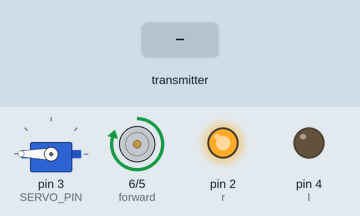
A sketch run on a simulated Arduino Uno, built with avr-gcc and run on an emulated ATmega328P. On the bench: servo, motor-driver pin pairs drawn as motors (green arrow = first pin HIGH = forward, orange = second pin HIGH = backward, longer = more drive), output pins drawn as LEDs (lit = HIGH). The inputs (shaded band) are chosen by the test bench. No radio packets arrive unless stated; what the sketch prints to the serial monitor is not drawn.

Above: at 1.2 s.
1.3 s: the transmitter starts sending comb = 256
At 2.7 s:
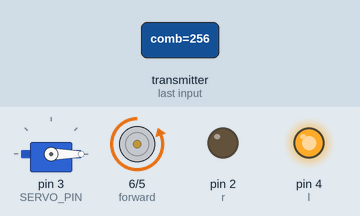
4.3 s: the transmitter starts sending comb = 0
At 5.0 s:
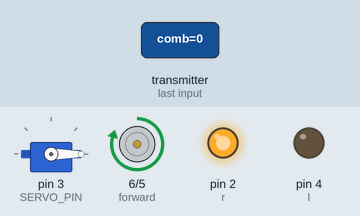
7.3 s: the transmitter starts sending comb = 512
At 8.8 s:
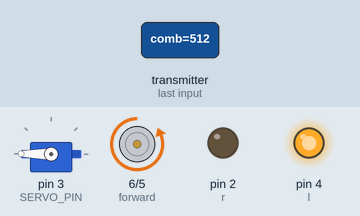
Timing chart, 0 to 16.3 s (numbered marks = the images above; inputs shaded):
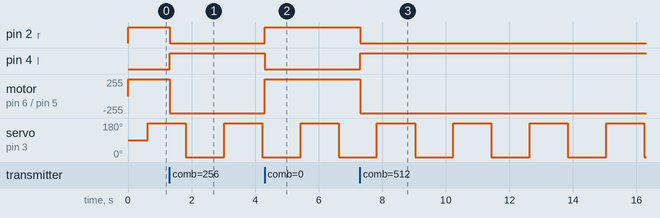

Measured:
- after the input at 1.3 s, pin 2 (r): HIGH → LOW at once; pin 4 (l): LOW → HIGH at once; motor on pin 6 (forward) / pin 5 (backward): forward 250/255 → backward 255/255 at once
- after the input at 4.3 s, pin 2 (r): LOW → HIGH at once; pin 4 (l): HIGH → LOW at once; motor on pin 6 (forward) / pin 5 (backward): backward 255/255 → forward 250/255 at once
- after the input at 7.3 s, pin 2 (r): HIGH → LOW at once; pin 4 (l): LOW → HIGH at once; motor on pin 6 (forward) / pin 5 (backward): forward 250/255 → backward 255/255 at once
- by itself, servo on pin 3 (SERVO_PIN): alternates 180° for 1.2 s and 0° for 1.2 s

The sketch:

Car_end_MK2.ino
```cpp
#include <SPI.h>
#include <nRF24L01.h>
#include <RF24.h>
#include <Servo.h>

#define SERVO_PIN 3
#define forward 6
#define backward 5
#define r 2
#define l 4

Servo Servo1; //create a servo object
RF24 radio(9, 10); // CE, CSN

const byte address[6] = "00001";
boolean button_state = 0;
int xaxis = 0;
int yaxis = 0;
int up = 0;
int down = 0;
int left = 0;
int right = 0;
int comb = 0;
int num_times = 0;
int x;
int y;
int servoAngle = 0;
int count = 0;
long reset_time = 0;

void setup() {
  pinMode(6, OUTPUT);

  Serial.begin(9600);

  radio.begin();
  radio.openReadingPipe(0, address);   //Setting the address at which we will receive the data
  radio.setPALevel(RF24_PA_MIN);       //You can set this as minimum or maximum depending on the distance between the transmitter and receiver.
  radio.startListening();              //This sets the module as receiver

  //control pins
  pinMode(forward, OUTPUT);
  pinMode(backward, OUTPUT);
  pinMode(l, OUTPUT);
  pinMode(r, OUTPUT);

  Servo1.attach(SERVO_PIN);  //attach the pin to the object so that we can send the signal to it
}

void loop() {
  if (millis() - reset_time > 800*3){
    reset_time = millis();
  }
  else if (millis() - reset_time > 905*2){
    Servo1.write(0);
    Serial.println(millis());
  }
  else if (millis() - reset_time > 615){
    Servo1.write(250);
    Serial.println(millis());
  }


  //check if available
  if (radio.available()) {
    //read data
    radio.read(&comb, sizeof(comb));
  }

  //seeperate data
  x = comb / 10;
  y = comb % 10;

  //interpret x
  if (x < 5){
    up = map(x, 5, 0, 0, 250);
    down = LOW;
  }
  else if (x > 5){
    up = 0;
    down = HIGH;
  }
  else{
    up = 0;
    down = LOW;
  }

  //interpret y
  if (y < 1){
    right = HIGH;
    left = LOW;
  }
  else if (y > 1){
    right = LOW;
    left = HIGH;
  }
  else{
    right = LOW;
    left = LOW;
  }


  //control car
  analogWrite(forward, up);
  digitalWrite(backward, down);
  digitalWrite(l, left);
  digitalWrite(r, right);

  Serial.println(up);
}
```
